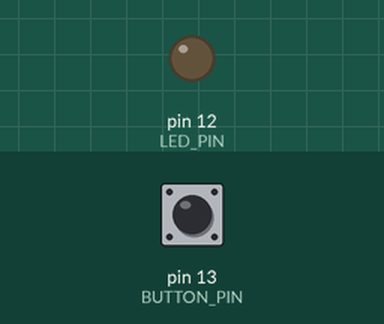
Bench run of a sketch on a simulated Arduino Uno, built with avr-gcc and run on an emulated ATmega328P. Shown: output pins drawn as LEDs (lit = HIGH). Inputs (shaded band) come from the test bench; at power-on: pin 13 (BUTTON_PIN) LOW.

Above: at 1.2 s.
1.3 s: pin 13 (BUTTON_PIN) pulled HIGH for 0.15 s
At 1.9 s:
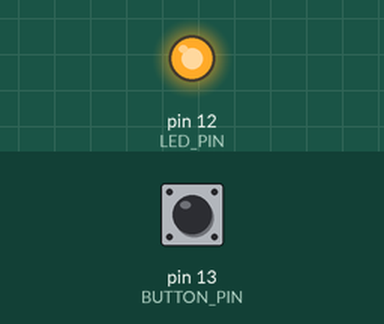
2.9 s: pin 13 (BUTTON_PIN) pulled HIGH for 1 s
At 4.3 s:
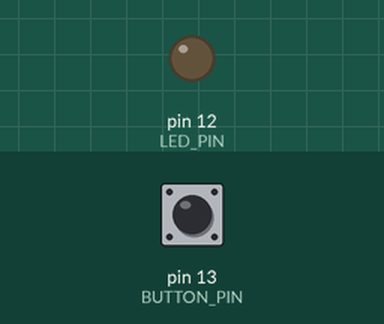
5.4 s: pin 13 (BUTTON_PIN) pulled HIGH for 3.2 s
At 6.2 s:
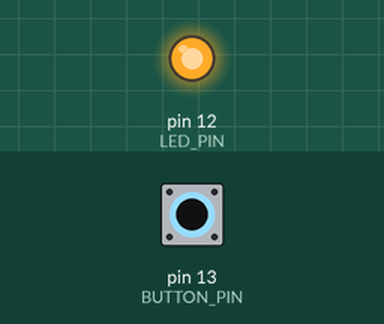
Timing chart, 0 to 8.4 s (numbered marks = the images above; inputs shaded):
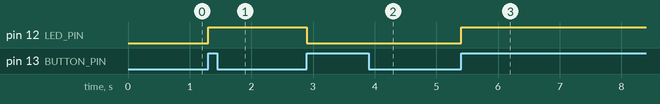

The sketch:

Lesson03_ButtonControlsLED.ino
```cpp
// Complete lesson example. See the kit guide for pin and wiring details.
// Toggle the LED once each time the active-HIGH button is pressed.
const int BUTTON_PIN = 13, LED_PIN = 12;
int previousState = LOW;
int ledState = LOW;
void setup() {
  pinMode(BUTTON_PIN, INPUT);
  pinMode(LED_PIN, OUTPUT);
}
void loop() {
  int buttonState = digitalRead(BUTTON_PIN);
  if (buttonState == HIGH && previousState == LOW) {
    ledState = !ledState;
    digitalWrite(LED_PIN, ledState);
    delay(30);
  }
  previousState = buttonState;
}
```

Measured:
- after the input at 1.3 s, pin 12 (LED_PIN): LOW → HIGH at once
- after the input at 2.9 s, pin 12 (LED_PIN): HIGH → LOW at once
- after the input at 5.4 s, pin 12 (LED_PIN): LOW → HIGH at once
